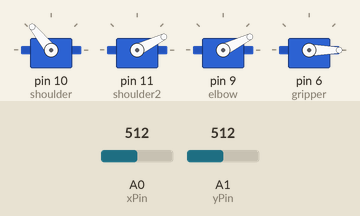
Recording of a sketch running on a simulated Arduino Uno, built with avr-gcc and run on an emulated ATmega328P. Shown: 4 × servo. The test bench sets the inputs (shaded band); at power-on: A0 (xPin) = 512, A1 (yPin) = 512.

Above: at 1.2 s.
1.3 s: A0 (xPin) set to 179
2.8 s: A0 (xPin) set to 157
At 4.2 s:
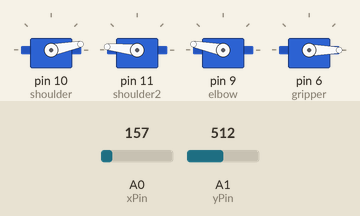
Timing chart, 0 to 5.8 s (numbered marks = the images above; inputs shaded):
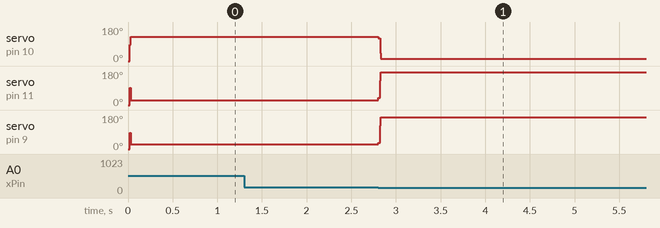

The sketch:

arm_2.ino.ino
```cpp
#include <Servo.h>

Servo shoulder;
Servo shoulder2;
Servo elbow;
Servo gripper;

#define  yPin  A1
#define xPin  A0
short int x=0 ,y=0;
short int xPosition = 0;
short int yPosition = 0;
short int x_axis = 0 ;
short int y_axis = 0 ;
#define zPinright 0
#define zpinleft 1

int angle1Array[13]={10,20,30,40,50,60,70,80,90,100,110,120,130};
int angle2Array[13]={175,165,145,135,125,110,100,90,80,65,50,40,25};
int angle3Array[13]={170,165,145,135,125,115,95,85,75,55,40,35,25};

short int angle1_A=10,angle1_B,angle2_A=175,angle2_B,angle3_A=170,angle3_B;

void setup()
{
shoulder.attach(10);
shoulder2.attach(11);
elbow.attach(9);
gripper.attach(6);
Serial.begin(9600);
shoulder.writeMicroseconds(544);
 shoulder2.writeMicroseconds(544);
 elbow.writeMicroseconds(444);
 gripper.writeMicroseconds(344);

  pinMode(xPin, INPUT);
  pinMode(yPin, INPUT);
  pinMode(zPinright, INPUT);
  pinMode(zpinleft, INPUT);
}

void loop()
{
angle1_B=angle1Array[x];
angle2_B=angle2Array[x];
angle3_B=angle3Array[x];

joystick ();

shoulder1_mov();
shoulder2_mov();
elbow_mov();

}
void joystick ()
{
 xPosition  = analogRead(xPin) ;
 yPosition = analogRead(yPin) ;
if ( xPosition >511 )
 x_axis = 1 ;
else if ( xPosition < 170 )
x_axis = -1 ;
 else if ( xPosition >= 170 && xPosition <= 511)
x_axis = 0 ;

if ( yPosition >500 )
 y_axis = 1 ;
else if ( yPosition < 170 )
 y_axis = -1 ;
else if ( yPosition >= 170 && yPosition <= 500)
 y_axis = 0 ;

 x+=x_axis;
 y+=y_axis;

 if (x<0)x=0;
 if (x>12)x=12;
}

void shoulder1_mov()
{
  for(;angle1_A<angle1_B;angle1_A++)
   {
    shoulder.write(angle1_A);
   }

  for(;angle1_A>angle1_B;angle1_A--)
   {
    shoulder.write(angle1_A);
   }
}
void shoulder2_mov()
{
  for(;angle2_A<angle2_B;angle2_A++)
   {
    shoulder2.write(angle2_A);
   }

  for(;angle2_A>angle2_B;angle2_A--)
   {
    shoulder2.write(angle2_A);
   }
}
void elbow_mov()
{
 for(;angle3_A<angle3_B;angle3_A++)
   {
    elbow.write(angle3_A);
   }

 for(;angle3_A>angle3_B;angle3_A--)
   {
    elbow.write(angle3_A);
   }
}
```

Measured:
- the behaviour switches between 170 and 169 on A0 (xPin) (found by bisection; images 0 and 1)
- after the input at 1.3 s, every drawn part: stays the same
- after the input at 2.8 s, servo on pin 10 (shoulder): 129° → 11° at once; servo on pin 11 (shoulder2): 26° → 174° at once; servo on pin 9 (elbow): 26° → 169° at once
